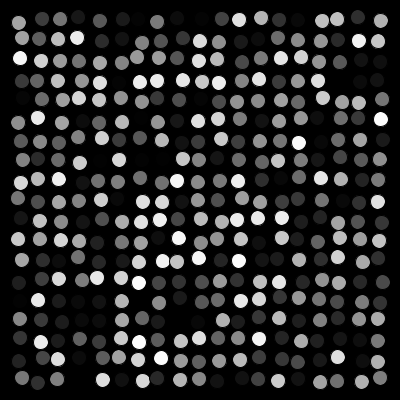
Frame 1 (no input)
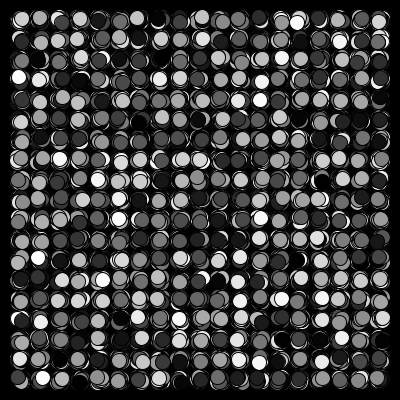
Frame 60 (the mouse pressed at the canvas centre just before this capture)
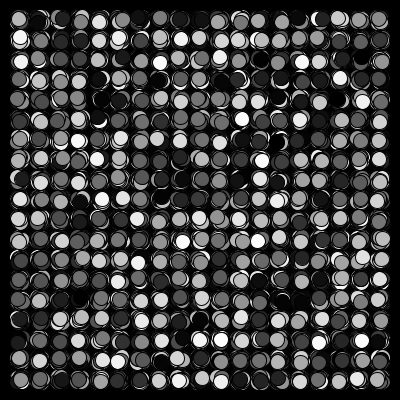
Frame 120 (the mouse held since frame 60 and released just before this capture)

The Processing sketch that drew these frames (run headless with seeded random() and noise(); from frame 60 on, the mouse is pressed at the canvas centre):

// Processing sketch: processing_38906
// ── processing_38906.pde

void setup() {
  size(400, 400);
  background(0);
  smooth();
}

void draw() {
  crazyCircles(); //drawing function
}

void crazyCircles() {
  for (int y = 20; y < height; y+=20) { //creates the grid pattern
    for (int x = 20; x < width; x+=20) {
      fill(random(0, 255));
      ellipse(x + random(-3, 3), y + random(-3, 3), 15, 15); //draws circles with offset
    }
  }
}
